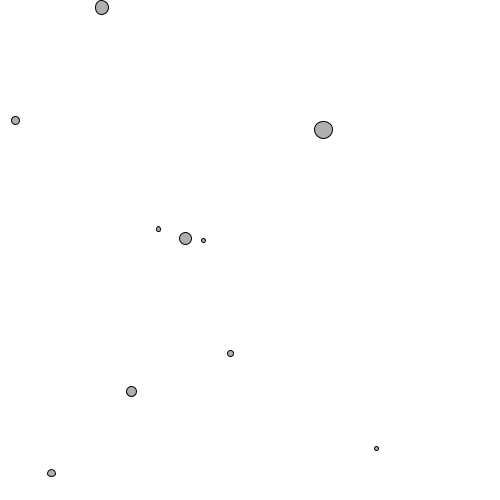
Frame 1 (no input)
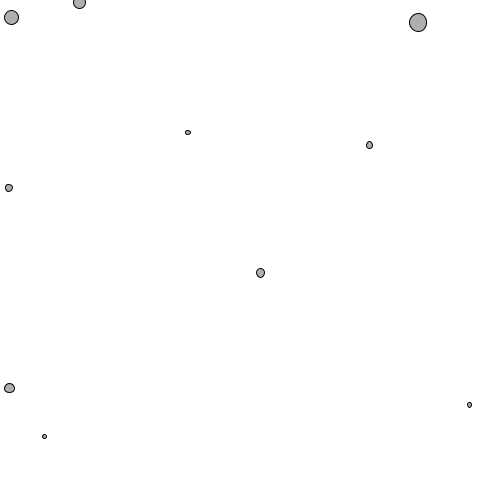
Frame 60 (the mouse pressed at the canvas centre just before this capture)
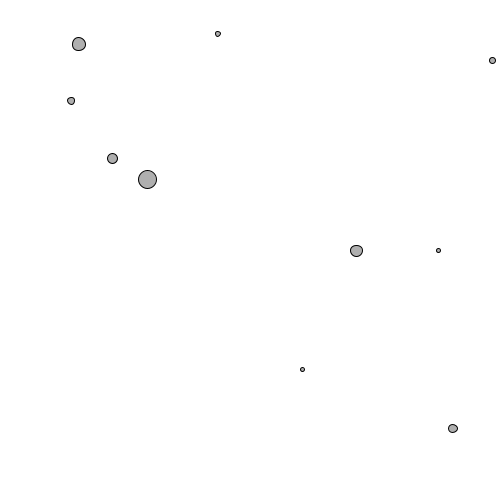
Frame 120 (the mouse held since frame 60 and released just before this capture)

The Processing sketch that drew these frames (run headless with seeded random() and noise(); from frame 60 on, the mouse is pressed at the canvas centre):

// Processing sketch: bouncingBallsArrayGenerator
// ── bouncingBallsArrayGenerator.pde
int numOfBalls = 10;
float[] posX = new float[numOfBalls];
float[] posY = new float[numOfBalls];
float[] directionX = new float [numOfBalls];
float[] directionY = new float [numOfBalls];
float[] diameter = new float [numOfBalls];

void setup()
{
  size(500, 500);
  stroke(0);
  fill(175);

  for (int x=0; x<posX.length; x++)
  {
    posX[x] = random(0, width);
    posY[x] = random(0, height);
    directionX[x] = random(-5, 5);
    directionY[x] = random(-5, 5);
    diameter[x] = random(3, 20);
  }
}

void draw()
{
  background(255);
  drawBalls();
  moveBalls();
  bounceBall();
}

void drawBalls()
{
  for (int x=0; x<posX.length; x++)
  {
    ellipse(posX[x], posY[x], diameter[x], diameter[x]);
  }
}

void moveBalls()
{
  for (int x=0; x<posX.length; x++)
  {
    posX[x] = posX[x] + directionX[x];
    posY[x] = posY[x] + directionY[x];
  }
}

void bounceBall()
{
  for (int x=0; x<posX.length; x++)
  {
    if (( posX[x] > width) || (posX[x] < 0))
    {
      directionX[x] = directionX[x] * -1;
    }
    if ((posY[x] > height) || (posY[x] < 0))
    {
      directionY[x] = directionY[x] * -1;
    }
  }
}
